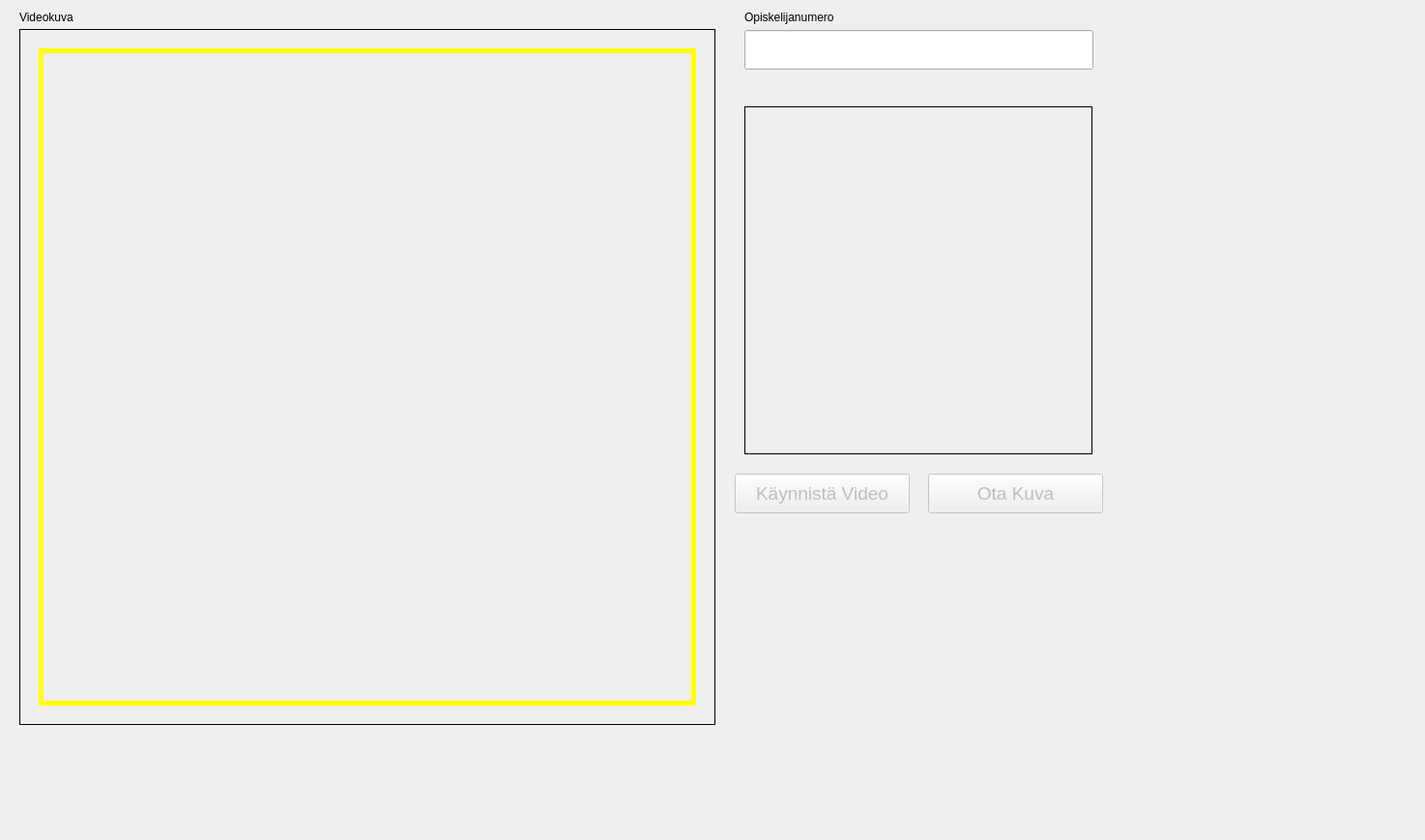
<?xml version="1.0" encoding="UTF-8"?>
<ui version="4.0">
 <class>Form</class>
 <widget class="QWidget" name="Form">
  <property name="geometry">
   <rect>
    <x>0</x>
    <y>0</y>
    <width>1474</width>
    <height>869</height>
   </rect>
  </property>
  <property name="windowTitle">
   <string>Form</string>
  </property>
  <widget class="QLabel" name="videoImage">
   <property name="geometry">
    <rect>
     <x>20</x>
     <y>30</y>
     <width>720</width>
     <height>720</height>
    </rect>
   </property>
   <property name="toolTip">
    <string>&lt;html&gt;&lt;head/&gt;&lt;body&gt;&lt;p&gt;Videokuva tuotteesta, sovita tuotteen koko siten, että se täyttää koko kehyksen. Nosta kameraa ylöspäin suuria esineitä kuvattaessa ja laske alaspäin pieniä esineitä kuvattaessa.&lt;/p&gt;&lt;/body&gt;&lt;/html&gt;</string>
   </property>
   <property name="frameShape">
    <enum>QFrame::Box</enum>
   </property>
   <property name="text">
    <string/>
   </property>
  </widget>
  <widget class="QPushButton" name="captureButton">
   <property name="enabled">
    <bool>false</bool>
   </property>
   <property name="geometry">
    <rect>
     <x>760</x>
     <y>490</y>
     <width>181</width>
     <height>41</height>
    </rect>
   </property>
   <property name="font">
    <font>
     <pointsize>14</pointsize>
    </font>
   </property>
   <property name="cursor">
    <cursorShape>PointingHandCursor</cursorShape>
   </property>
   <property name="text">
    <string>Käynnistä Video</string>
   </property>
  </widget>
  <widget class="QPushButton" name="stillButton">
   <property name="enabled">
    <bool>false</bool>
   </property>
   <property name="geometry">
    <rect>
     <x>960</x>
     <y>490</y>
     <width>181</width>
     <height>41</height>
    </rect>
   </property>
   <property name="font">
    <font>
     <pointsize>14</pointsize>
    </font>
   </property>
   <property name="cursor">
    <cursorShape>PointingHandCursor</cursorShape>
   </property>
   <property name="text">
    <string>Ota Kuva</string>
   </property>
  </widget>
  <widget class="QLineEdit" name="studentId">
   <property name="geometry">
    <rect>
     <x>770</x>
     <y>31</y>
     <width>361</width>
     <height>41</height>
    </rect>
   </property>
   <property name="font">
    <font>
     <pointsize>16</pointsize>
    </font>
   </property>
   <property name="toolTip">
    <string>&lt;html&gt;&lt;head/&gt;&lt;body&gt;&lt;p&gt;Tuotteen koodi: oma tai valmistajan EAN-koodi&lt;/p&gt;&lt;/body&gt;&lt;/html&gt;</string>
   </property>
   <property name="text">
    <string/>
   </property>
  </widget>
  <widget class="QLabel" name="tuotekoodiLabel">
   <property name="geometry">
    <rect>
     <x>770</x>
     <y>10</y>
     <width>111</width>
     <height>16</height>
    </rect>
   </property>
   <property name="text">
    <string>Opiskelijanumero</string>
   </property>
  </widget>
  <widget class="QLabel" name="photoPreview">
   <property name="geometry">
    <rect>
     <x>770</x>
     <y>110</y>
     <width>360</width>
     <height>360</height>
    </rect>
   </property>
   <property name="toolTip">
    <string>Tuotekuvastoon tuleva kuva pienennettynä</string>
   </property>
   <property name="frameShape">
    <enum>QFrame::Box</enum>
   </property>
   <property name="text">
    <string/>
   </property>
  </widget>
  <widget class="QLabel" name="videokuvaLabel">
   <property name="geometry">
    <rect>
     <x>20</x>
     <y>10</y>
     <width>81</width>
     <height>16</height>
    </rect>
   </property>
   <property name="text">
    <string>Videokuva</string>
   </property>
  </widget>
  <widget class="QFrame" name="frame">
   <property name="geometry">
    <rect>
     <x>40</x>
     <y>50</y>
     <width>680</width>
     <height>680</height>
    </rect>
   </property>
   <property name="styleSheet">
    <string notr="true">color: rgb(255, 255, 0);</string>
   </property>
   <property name="frameShape">
    <enum>QFrame::Box</enum>
   </property>
   <property name="frameShadow">
    <enum>QFrame::Plain</enum>
   </property>
   <property name="lineWidth">
    <number>5</number>
   </property>
  </widget>
 </widget>
 <tabstops>
  <tabstop>studentId</tabstop>
  <tabstop>captureButton</tabstop>
  <tabstop>stillButton</tabstop>
 </tabstops>
 <resources/>
 <connections/>
</ui>
